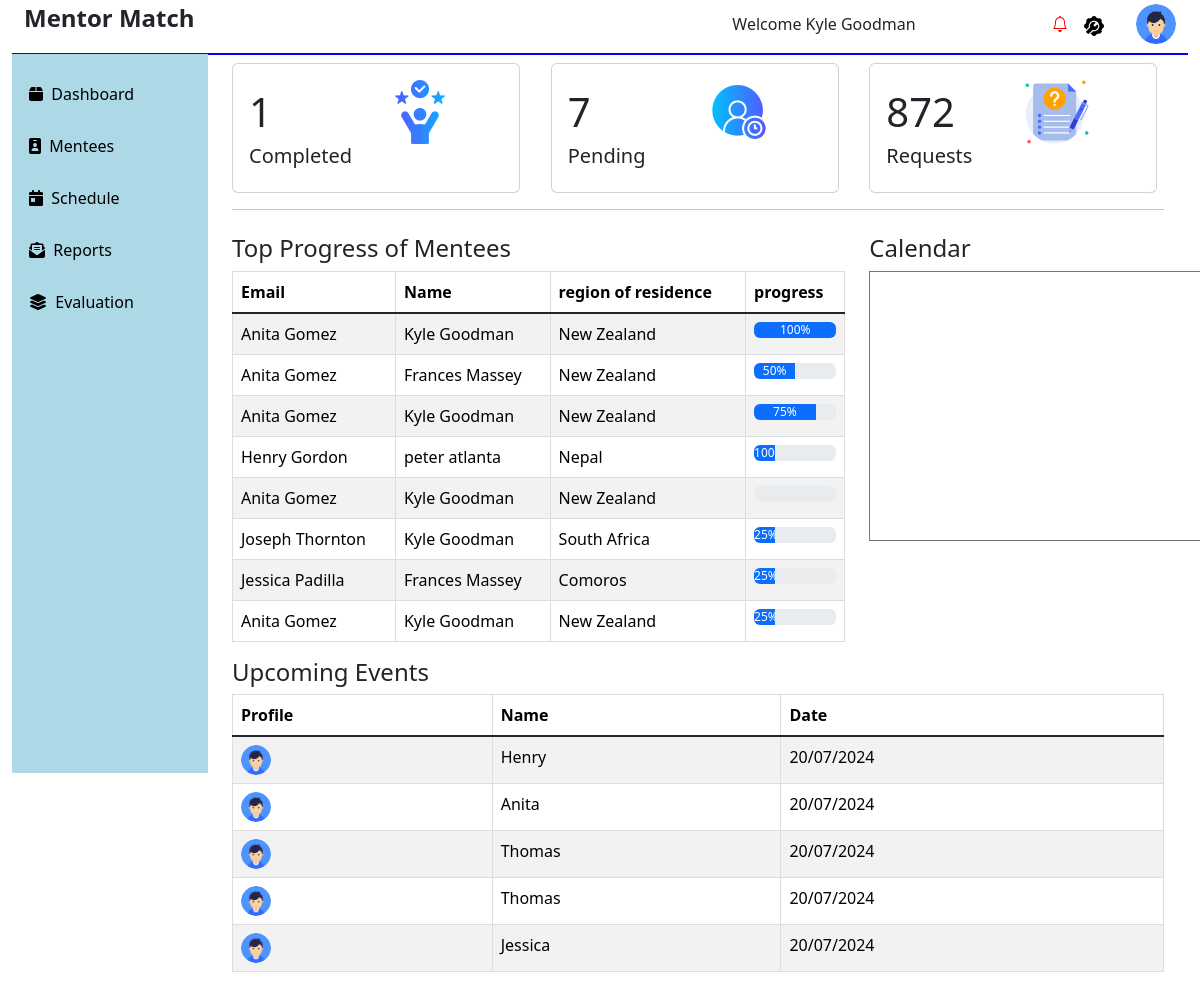
The app's page / (signed in), older data.
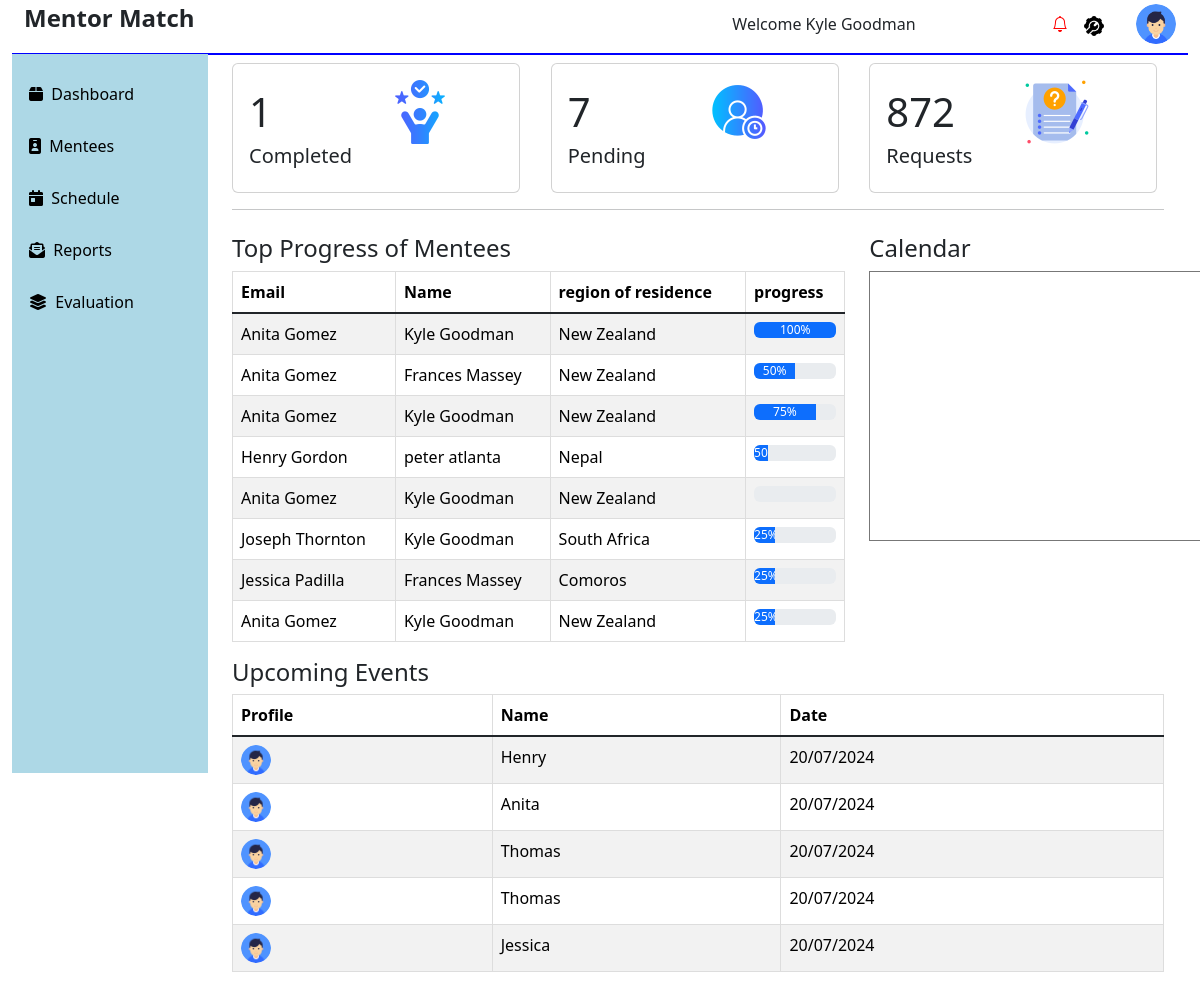
The same page, newer data.
### admin_mentor_app/models.py (models this page shows, shortened)
class User(AbstractBaseUser, PermissionsMixin):
    first_name = models.CharField(max_length=100)
    last_name = models.CharField(max_length=100)
    email = models.EmailField(unique=True)
    gender = models.CharField(max_length=10)
    nationality = models.CharField(max_length=50)
    dob = models.DateField(null=True, blank=True)  # Allow null values
    password = models.CharField(max_length=100)
    telephone = models.CharField(max_length=15)
    bio = models.CharField(max_length=250, null=True)
    dob = models.DateField()
    address = models.CharField(max_length=255)  # Added max_length
    telephone = models.CharField(max_length=50)
    expertise = models.CharField(max_length=255, null=True, blank=True)
    availability = models.CharField(max_length=15, null=True, blank=True)
    role_choices = [
        ("1", "Admin"),
        ("2", "Mentor"),
        ("3", "Mentee"),
    ]
    role = models.CharField(max_length=1, choices=role_choices)
    profile_picture = models.ImageField(
        upload_to="profile_pictures/", blank=True, null=True
    )
    id = models.AutoField(primary_key=True)
    last_login = models.DateTimeField(default=timezone.now)  # Added field
    is_active = models.BooleanField(default=True)  # Added field
    is_staff = models.BooleanField(default=False)  # Added field
    USERNAME_FIELD = 'email'
    REQUIRED_FIELDS = ['first_name', 'last_name']  # Fields required for creating a user
    objects = CustomUserManager()
    USERNAME_FIELD = "email"
    REQUIRED_FIELDS = ["first_name", "last_name"]

class Progress(models.Model):
    session_number = models.AutoField(primary_key=True)
    mentor = models.ForeignKey(
        User, related_name="progress_mentor", on_delete=models.CASCADE
    )
    mentee = models.ForeignKey(
        User, related_name="progress_mentee", on_delete=models.CASCADE, blank=True, null=True
    )
    progress_percentage = models.CharField(
        max_length=255, blank=True, null=True)

class Schedule(models.Model):
    mentor = models.ForeignKey(
        User, related_name="mentor_schedules", on_delete=models.CASCADE
    )
    mentee = models.ForeignKey(
        User, related_name="mentee_schedules", on_delete=models.CASCADE
    )
    session_date = models.DateTimeField()
    status_choices = [
        ("scheduled", "Scheduled"),
        ("confirmed", "Confirmed"),
        ("completed", "Completed"),
        ("canceled", "Canceled"),
    ]
    status = models.CharField(
        max_length=10, choices=status_choices, default="scheduled"
    )

### admin_mentor_app/views.py (the view)
# urls.py: path("", views.dashboard, name="dashboard"),
@login_required
@transaction.atomic
def dashboard(request):
    try:
        unread_notifications = Notification.objects.count()
        total_progress_count = Progress.objects.count()
        schedules = Schedule.objects.all()
        completed_count = Progress.objects.filter(progress_percentage="100%").count()
        pending_count = total_progress_count - completed_count
        users = User.objects.all()
        progresses = Progress.objects.all()
        print(pending_count)
        return render(
            request,
            "admin_mentor_app/dashboard/dashboard.html",
            {
                "global_progress": progresses,
                "completed": completed_count,
                "pending_count": pending_count,
                "total_progress_count": total_progress_count,
                "users": users,
                "schedules": schedules,
                "unread_notifications": unread_notifications,
            },
        )
    finally:
        db.connections.close_all()
        connection.close()

### admin_mentor_app/context_processors.py (called while the page is built)
def global_data(request):
    users = User.objects.all()
    mentorship_matches = MentorshipMatch.objects.all()
    messages = Message.objects.all()
    notifications = Notification.objects.all()
    schedules = Schedule.objects.all()
    progress = Progress.objects.all()
    goals = Goals.objects.all()
    evaluations = Evaluation.objects.all()
    unread_notifications = Notification.objects.count()
    notifications = Notification.objects.all()
    return {
        'global_users': users,
        'global_mentorship_matches': mentorship_matches,
        'global_messages': messages,
        'global_notifications': notifications,
        'global_schedules': schedules,
        'global_progress': progress,
        'global_goals': goals,
        'global_evaluations': evaluations,
        'unread_notifications' : unread_notifications,
        'notifications':notifications
    }

### admin_mentor_app/templates/admin_mentor_app/dashboard/dashboard.html
{% extends 'admin_mentor_app/fixed/base.html'  %}
{% block content  %}
{% load static %}
<div class="row d-flex justify-contemt-center align-item-center">
    <div class="col">
        <div class="card" style="width: 18rem;">
            <div class="card-body">
                <div class="row">
                    <div class="col">
                        <h5 class="card-title">
                            <h1>{{ completed }}</h1>
                        </h5>
                        <h5>Completed</h5>
                    </div>
                    <div class="col">
                        <div class="icon-case">
                            <img src="{% static 'admin_mentor_app/images/successful.png' %}" alt="">
                        </div>
                    </div>
                </div>
            </div>
        </div>
    </div>
    <div class="col">
        <div class="card" style="width: 18rem;">
            <div class="card-body">
                <div class="row">
                    <div class="col">
                        <h5 class="card-title">
                            <h1>{{pending_count}}</h1>
                        </h5>
                        <h5>Pending</h5>
                    </div>
                    <div class="col">
                        <div class="icon-case">
                            <img src="{% static 'admin_mentor_app/images/work-time.png' %}" alt="">
                        </div>
                    </div>
                </div>
            </div>
        </div>
    </div>
    <div class="col">
        <div class="card" style="width: 18rem;">
            <div class="card-body">
                <div class="row">
                    <div class="col">
                        <h5 class="card-title">
                            <h1>872</h1>
                        </h5>
                        <h5>Requests</h5>
                    </div>
                    <div class="col">
                        <div class="icon-case">
                            <img src="{% static 'admin_mentor_app/images/help-support.png' %}" alt="">
                        </div>
                    </div>
                </div>
            </div>
        </div>
    </div>
</div>
<hr>
<div class="row">
    <div class="container mt-2">
        <div class="row">
            <div class="col-8">
                <h4 class="">Top Progress of Mentees</h4 class="">
                <div class="progress-table">
                    <table class="table table-hover table-stripped table-responsive">
                        <thead>
                            <th>Email</th>
                            <th>Name</th>
                            <th>region of residence</th>
                            <th>progress</th>
                        </thead>
                        <tbody>
                            {% for progress in global_progress %}
                                <tr>
                                    <td>{{ progress.mentee.first_name }} {{ progress.mentee.last_name }}</td>
                                    <td>{{ progress.mentor.first_name }} {{ progress.mentor.last_name }}</td>
                                    <td>{{ progress.mentee.nationality }}</td>
                                    <td>
                                        <div class="progress" role="progressbar" aria-label="Basic example"
                                            aria-valuenow="{{ progress.progress_percentage|default:0 }}" aria-valuemin="0" aria-valuemax="100">
                                            <div class="progress-bar" style="width: {{ progress.progress_percentage|default:0 }}">
                                                {{ progress.progress_percentage|default:0 }}
                                            </div>
                                        </div>
                                    </td>
                                </tr>
                            {% endfor %}
                        </tbody>
                    </table>
                </div>
            </div>
            <div class="col-4">
                <div class="containerf">
                    <h4>Calendar</h4>
                    <div>
                        <iframe
                            src="https://calendar.google.com/calendar/embed?height=310&wkst=1&ctz=UTC&bgcolor=%23ffffff&showPrint=0&showTz=0&showNav=0&showTitle=0&src=MzRkZTNlY2MyZmFkNjkzZWQ4ODI2MjJhNTg2YmNjZWRkN2RiM2RjZDhkMjI0NjBjOTI1MjcyYjQ5ZTgwZWYyZUBncm91cC5jYWxlbmRhci5nb29nbGUuY29t&src=ZW4udWcjaG9saWRheUBncm91cC52LmNhbGVuZGFyLmdvb2dsZS5jb20&color=%23F09300&color=%230B8043"
                            style="border:solid 1px #777" width="350" height="270" frameborder="0"
                            scrolling="no"></iframe>
                    </div>
                </div>
            </div>
        </div>
        <div class="row">
            <div class="container">
                <h4>Upcoming Events</h4>
                <div class="upcomingevents">
                    <table class="table table-responsive table-hover">
                        <thead class="thead-dark">
                            <tr>
                                <th>Profile</th>
                                <th>Name</th>
                                <th>Date</th>
                            </tr>
                        </thead>
                        <tbody>
                            {% for schedule in schedules|slice:"0:5" %}
                            <tr>
                                <td><img src="{% static 'admin_mentor_app/images/user.png' %}" alt="" class="img-fluid rounded-circle"
                                        style="max-width: 30px;"></td>
                                <td>{{schedule.mentee.first_name}}</td>
                                <td>20/07/2024</td>
                            </tr>
                            {% endfor %}
                        </tbody>
                    </table>
                </div>
            </div>
        </div>
    </div>
</div>
{% endblock content  %}

### admin_mentor_app/templates/admin_mentor_app/fixed/base.html (shortened to what this page needs)
{% load static %}
<!DOCTYPE html>
<html lang="en">
  <head>
    <link href="https://stackpath.bootstrapcdn.com/bootstrap/5.1.3/css/bootstrap.min.css" rel="stylesheet">
    <link
      rel="stylesheet"
      href="https://cdnjs.cloudflare.com/ajax/libs/font-awesome/6.1.2/css/all.min.css"
    />
    <link
      href="https://cdn.jsdelivr.net/npm/bootstrap@5.3.3/dist/css/bootstrap.min.css"
      rel="stylesheet"
    />
    <link
      href="https://cdnjs.cloudflare.com/ajax/libs/bootstrap-select/1.13.1/css/bootstrap-select.min.css"
      rel="stylesheet"
    />
    <link
      href="https://cdnjs.cloudflare.com/ajax/libs/bootstrap-icons/1.10.0/font/bootstrap-icons.min.css"
      rel="stylesheet"
    />
    <link
      rel="stylesheet"
      href="{% static 'admin_mentor_app/css/evaluation.css' %}"
    />
  </head>
  <body>
    <div class="container-fluid">
      <div class="container-fluid">
        <div class="row mt-1">
          <div class="col-md-6">
            <h2><strong>Mentor Match</strong></h2>
          </div>
          <div class="col-md-6">
            <div class="row g-3 justify-content-end align-items-center">
              <div class="col-auto ms-auto">
                <div class="text-end">
                  <div class="img-case dropdown">
                    <span class="m-2">Welcome {{ user.first_name }} {{ user.last_name }}</span>
                  </div>
                </div>
              </div>
              <div class="col-auto ms-auto">
                <div class="text-end">
                  <div class="img-case">
                    <i
                      class="bi bi-bell"
                      style="{% if unread_notifications > 0 %} color:red;{% endif %}"
                      id="dropdownMenuButton"
                      data-bs-toggle="dropdown"
                      aria-expanded="false"
                    ></i>
                  </div>
                </div>
              </div>
              <div class="col-auto">
                <div class="text-end">
                  <div class="img-case">
                    <img
                      src="{% static 'admin_mentor_app/images/status.png' %}"
                      alt=""
                      class="img-fluid rounded-circle"
                      style="max-width: 20px"
                    />
                  </div>
                </div>
              </div>
              <div class="col-auto">
                <div class="text-end">
                  <div class="img-case dropdown">
                    <img
                      src="{% static 'admin_mentor_app/images/user.png' %}"
                      alt=""
                      class="img-fluid rounded-circle"
                      style="max-width: 40px"
                      id="userDropdown"
                      data-bs-toggle="dropdown"
                      aria-expanded="false"
                    />
                  </div>
                </div>
              </div>
            </div>
          </div>
        </div>
        <div class="row">
          <div
            class="col-2"
            style="
              border-top: 1px solid blue;
              height: 90vh;
              background-color: #add8e6;
            "
          >
            <div class="">
              <div class="menu-list">
                <p class="menu-list-items">
                  <a class="listitem" href="{% url 'dashboard' %}"
                    ><i class="menu-list-items fas fa-box"></i>&nbsp;
                    <span>Dashboard</span></a
                  >
                </p>
                <p class="menu-list-items">
                  <a class="listitem" href="{% url 'mentees' %}"
                    ><i class="menu-list-items fas fa-id-badge"></i>&nbsp;
                    <span>Mentees</span></a
                  >
                </p>
                <p class="menu-list-items">
                  <a class="listitem" href="{% url 'schedule' %}"
                    ><i class="menu-list-items fas fa-calendar-day"></i>&nbsp;
                    <span>Schedule</span></a
                  >
                </p>
                <p class="menu-list-items">
                  <a class="listitem" href="{% url 'reports' %}"
                    ><i class="menu-list-items fas fa-envelope-open-text"></i
                    >&nbsp; <span>Reports</span></a
                  >
                </p>
                <p class="menu-list-items">
                  <a class="listitem" href=" Evaluation.html"
                    ><i class="menu-list-items fas fa-layer-group"></i>&nbsp;
                    <span>Evaluation</span></a
                  >
                </p>
              </div>
            </div>
          </div>
          <div class="col-10"  style="border-top: 2px solid blue;">
            <div class="container mt-2">
              {% block content %} {% endblock %}
            </div>
          </div>
        </div>
      </div>
    </div>
  </body>
</html>

### static/admin_mentor_app/css/evaluation.css (style rules this page uses)
h2 { font-size: 24px; margin-bottom: 20px; }
table { width: 100%; border-collapse: collapse; }
th, td { border: 1px solid #dddddd; text-align: left; padding: 8px; }
th { background-color: #343a40; color: white; }
td { background-color: #ffffff; }
tbody tr:nth-child(odd) td { background-color: #f2f2f2; }

### admin_mentor_app/templates/admin_mentor_app/fixed/base.html (style rules this page uses)
.menu-list { list-style: none; margin-left: 5px; }
a { text-decoration: none; }
.menu-list-items { margin-top: 1rem; text-decoration: none; }
.listitem { padding: 1rem 0; color: black; }

Row changes from the older to the newer data that the page shows:
changed Progress "Henry": progress_percentage "100" → "50"
